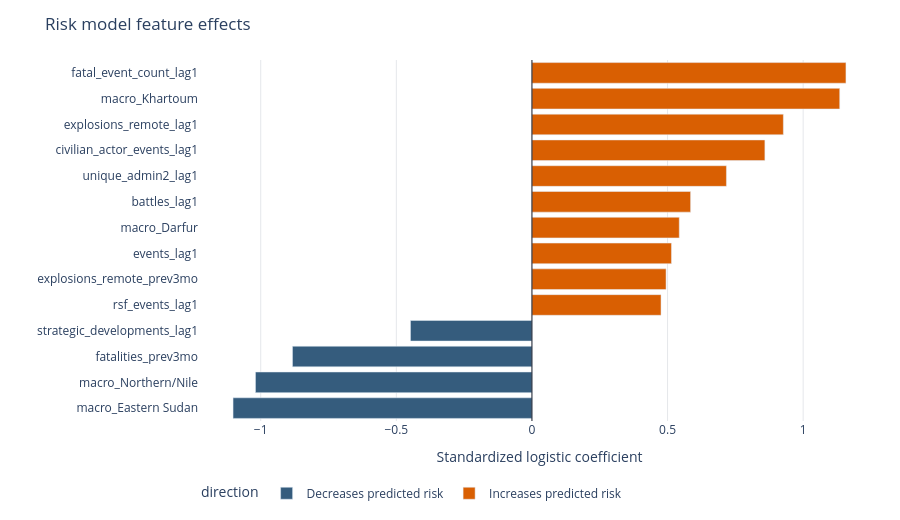

The notebook cell saved with this chart:
### Markdown cell above
## 3. Model interpretation

Because the model is logistic and features are standardized, larger absolute coefficients identify variables that are more influential in the predicted probability. Positive coefficients increase predicted risk; negative coefficients decrease it.

### Code cell
feature_importance = ml["feature_importance"]
display(feature_importance.head(20))

fig = ml_feature_figure(feature_importance)
fig.show()

### Figure 1 — Plotly figure (JSON) as saved in the notebook; plotly's stock layout.template omitted (floating-point values rounded to 4 significant figures)
{"data": [{"alignmentgroup": "True", "hovertemplate": "direction=Decreases predicted risk<br>coefficient=%{x}<br>feature=%{y}<extra></extra>", "legendgroup": "Decreases predicted risk", "marker": {"color": "#355C7D", "pattern": {"shape": ""}}, "name": "Decreases predicted risk", "offsetgroup": "Decreases predicted risk", "orientation": "h", "showlegend": true, "textposition": "auto", "type": "bar", "x": [-1.102, -1.019, -0.8829, -0.4478], "xaxis": "x", "y": ["macro_Eastern Sudan", "macro_Northern/Nile", "fatalities_prev3mo", "strategic_developments_lag1"], "yaxis": "y"}, {"alignmentgroup": "True", "hovertemplate": "direction=Increases predicted risk<br>coefficient=%{x}<br>feature=%{y}<extra></extra>", "legendgroup": "Increases predicted risk", "marker": {"color": "#D95F02", "pattern": {"shape": ""}}, "name": "Increases predicted risk", "offsetgroup": "Increases predicted risk", "orientation": "h", "showlegend": true, "textposition": "auto", "type": "bar", "x": [0.476, 0.4945, 0.5144, 0.5432, 0.585, 0.7171, 0.8589, 0.9269, 1.135, 1.158], "xaxis": "x", "y": ["rsf_events_lag1", "explosions_remote_prev3mo", "events_lag1", "macro_Darfur", "battles_lag1", "unique_admin2_lag1", "civilian_actor_events_lag1", "explosions_remote_lag1", "macro_Khartoum", "fatal_event_count_lag1"], "yaxis": "y"}], "layout": {"barmode": "relative", "height": 520, "legend": {"orientation": "h", "title": {"text": "direction"}, "tracegroupgap": 0, "y": -0.16}, "margin": {"b": 30, "l": 20, "r": 20, "t": 60}, "paper_bgcolor": "#ffffff", "plot_bgcolor": "#ffffff", "shapes": [{"line": {"color": "#111827", "width": 1}, "type": "line", "x0": 0, "x1": 0, "xref": "x", "y0": 0, "y1": 1, "yref": "y domain"}], "title": {"text": "Risk model feature effects"}, "xaxis": {"anchor": "y", "domain": [0, 1], "gridcolor": "#e5e7eb", "title": {"text": "Standardized logistic coefficient"}}, "yaxis": {"anchor": "x", "domain": [0, 1], "title": {"text": ""}}}}
